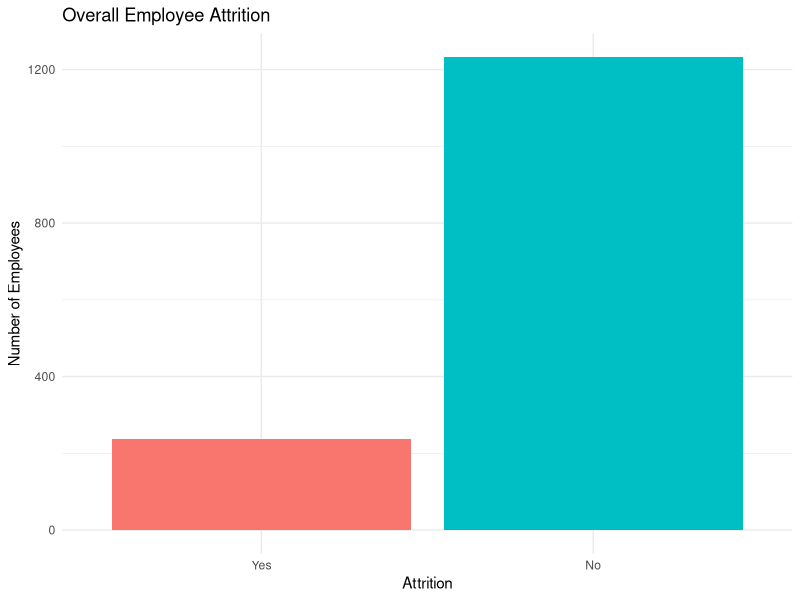
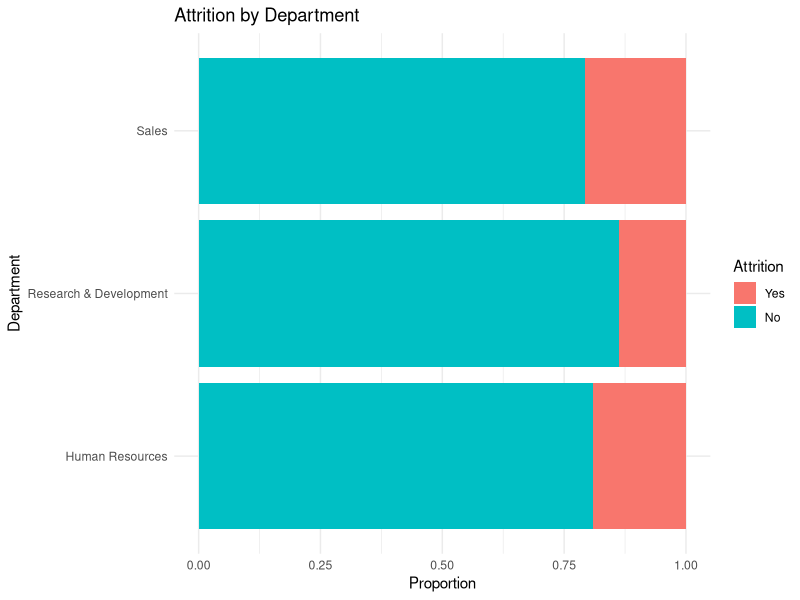
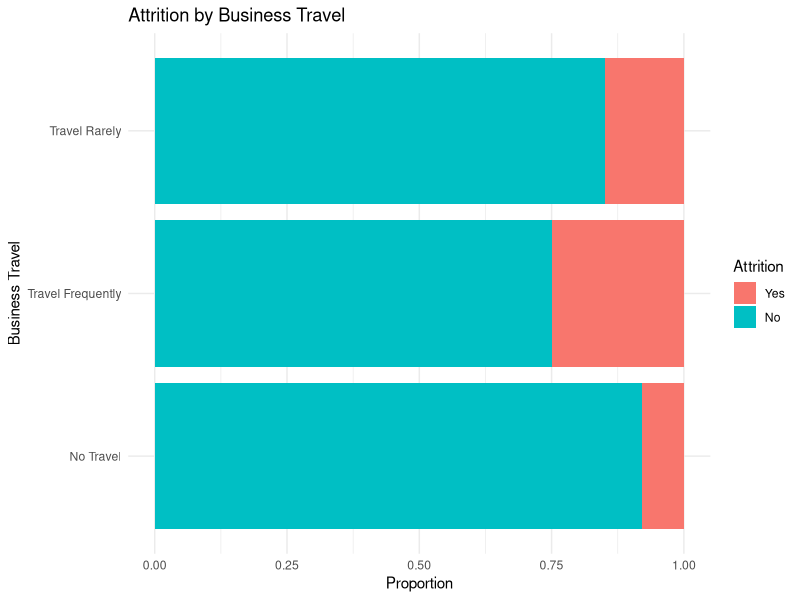
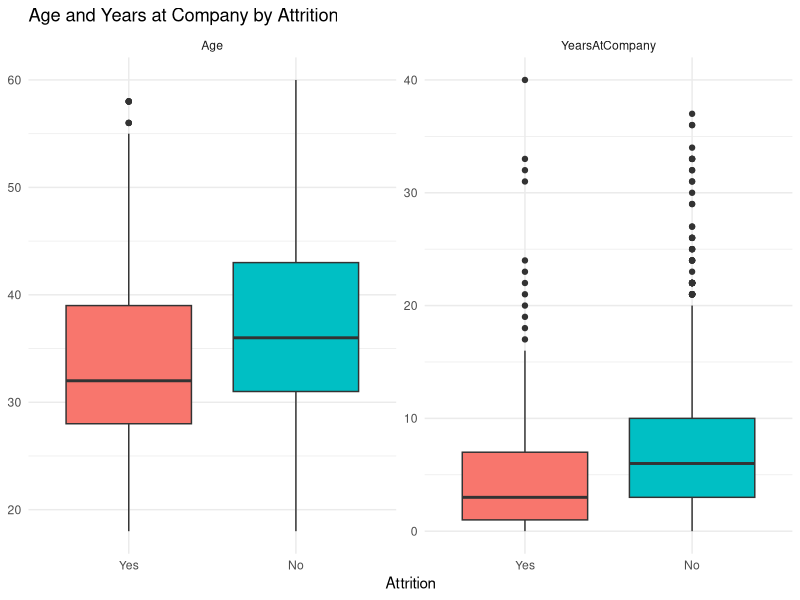

Generate these figures, in order, with R:
## ---- chunk 1
knitr::opts_chunk$set(
  echo = TRUE,
  warning = FALSE,
  message = FALSE
)

library(tidyverse)
## ---- chunk 2
employee <- read_csv(
  "../data/week13_employee.csv",
  show_col_types = FALSE
)

employee <- employee %>%
  mutate(
    Attrition = factor(
      Attrition,
      levels = c("Yes", "No")
    )
  )

glimpse(employee)
## ---- chunk 3
# Number of rows and columns
dim(employee)

# Missing values
sum(is.na(employee))

# Duplicated rows
sum(duplicated(employee))

# Variables with only one unique value
employee %>%
  summarise(across(everything(), n_distinct)) %>%
  pivot_longer(
    everything(),
    names_to = "Variable",
    values_to = "Unique_values"
  ) %>%
  filter(Unique_values <= 1)
## ---- chunk 4
attrition_summary <- employee %>%
  count(Attrition) %>%
  mutate(
    Percentage = round(n / sum(n) * 100, 2)
  )

attrition_summary
## ---- chunk 5
ggplot(employee, aes(x = Attrition, fill = Attrition)) +
  geom_bar() +
  labs(
    title = "Overall Employee Attrition",
    x = "Attrition",
    y = "Number of Employees"
  ) +
  theme_minimal() +
  theme(legend.position = "none")
## ---- chunk 6
department_result <- employee %>%
  group_by(Department) %>%
  summarise(
    Employees = n(),
    Attrition_rate = round(
      mean(Attrition == "Yes") * 100,
      2
    ),
    .groups = "drop"
  ) %>%
  arrange(desc(Attrition_rate))

department_result
## ---- chunk 7
ggplot(employee, aes(x = Department, fill = Attrition)) +
  geom_bar(position = "fill") +
  coord_flip() +
  labs(
    title = "Attrition by Department",
    x = "Department",
    y = "Proportion"
  ) +
  theme_minimal()
## ---- chunk 8
travel_result <- employee %>%
  group_by(BusinessTravel) %>%
  summarise(
    Employees = n(),
    Attrition_rate = round(
      mean(Attrition == "Yes") * 100,
      2
    ),
    .groups = "drop"
  ) %>%
  arrange(desc(Attrition_rate))

travel_result
## ---- chunk 9
ggplot(employee, aes(x = BusinessTravel, fill = Attrition)) +
  geom_bar(position = "fill") +
  coord_flip() +
  labs(
    title = "Attrition by Business Travel",
    x = "Business Travel",
    y = "Proportion"
  ) +
  theme_minimal()
## ---- chunk 10
employee %>%
  group_by(Attrition) %>%
  summarise(
    Mean_age = round(mean(Age), 2),
    Mean_years_at_company =
      round(mean(YearsAtCompany), 2)
  )
## ---- chunk 11
employee %>%
  select(
    Attrition,
    Age,
    YearsAtCompany
  ) %>%
  pivot_longer(
    -Attrition,
    names_to = "Variable",
    values_to = "Value"
  ) %>%
  ggplot(
    aes(x = Attrition, y = Value, fill = Attrition)
  ) +
  geom_boxplot() +
  facet_wrap(
    ~Variable,
    scales = "free_y"
  ) +
  labs(
    title = "Age and Years at Company by Attrition",
    x = "Attrition",
    y = NULL
  ) +
  theme_minimal() +
  theme(legend.position = "none")
## ---- chunk 12
overall_rate <- round(
  mean(employee$Attrition == "Yes") * 100,
  2
)

top_department <- department_result[1, ]
top_travel <- travel_result[1, ]

cat(
  paste0(
    "- The overall attrition rate was **",
    overall_rate,
    "%**.\n\n",
    "- **",
    top_department$Department,
    "** had the highest department attrition rate.\n\n",
    "- **",
    top_travel$BusinessTravel,
    "** had the highest attrition rate among the business travel groups.\n\n",
    "- Age and years at the company also showed differences between employees who left and employees who stayed.\n\n",
    "- These results show associations and do not prove causal relationships."
  )
)
